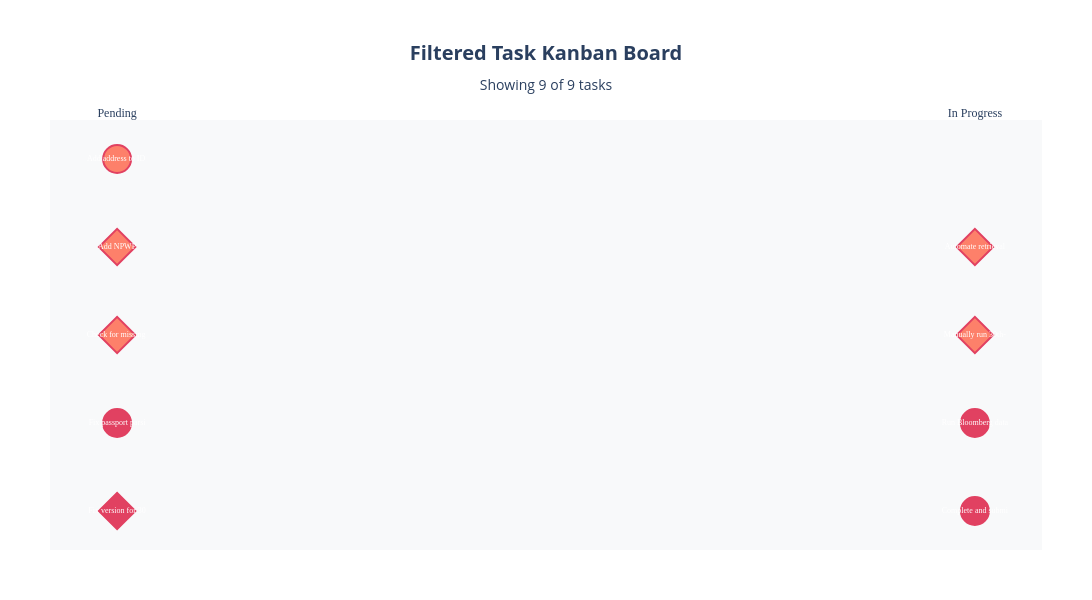

The code cell stored with this chart in its notebook:
### Code cell
# Example 3: Show In Progress and Pending tasks only
print("\n=== Filter Example 3: Active Tasks (In Progress + Pending) ===")
fig3, filtered_df3 = create_filtered_kanban(
    df, selected_statuses=["In Progress", "Pending"]
)
fig3.show()
print(f"Showing {len(filtered_df3)} active tasks")

### Figure 1 — Plotly figure (JSON) as saved in the notebook; plotly's stock layout.template omitted (floating-point values rounded to 4 significant figures)
{"data": [{"hoverinfo": "text", "hovertext": ["<b>Fix version for 30-minute intervals</b> 🚨 OVERDUE<br>ID: task_001<br>Assignee: Nguyen Minh Vu<br>Priority: <b>High</b><br>Due: 2026-03-31 (OVERDUE)<br>Chat: David Kuan<br>Status: Pending<br>Description: Provide a fix version for handling files arriving at 30-minute intervals....", "<b>Fix passport parsing issue</b> <br>ID: 1<br>Assignee: Nguyen Minh Vu<br>Priority: <b>High</b><br>Due: No due date<br>Chat: In-house AI Devs<br>Status: Pending<br>Description: Investigate and resolve the issue where the passport number is not being parsed....", "<b>Check for missing uploads</b> 🚨 OVERDUE<br>ID: task_003<br>Assignee: Nguyen Minh Vu<br>Priority: <b>Medium</b><br>Due: 2026-03-30 (OVERDUE)<br>Chat: David Kuan<br>Status: Pending<br>Description: Check for any missing uploads today and force re-upload if necessary....", "<b>Add NPWP</b> 🚨 OVERDUE<br>ID: 2<br>Assignee: Nguyen Minh Vu<br>Priority: <b>Medium</b><br>Due: 2026-03-31 (OVERDUE)<br>Chat: In-house AI Devs<br>Status: Pending<br>Description: Obtain and add NPWP to the system....", "<b>Add address to ID card system</b> <br>ID: 3<br>Assignee: Nguyen Minh Vu<br>Priority: <b>Medium</b><br>Due: No due date<br>Chat: In-house AI Devs<br>Status: Pending<br>Description: Ensure that the address field is added to the ID card system...."], "marker": {"color": ["#DC143C", "#DC143C", "#FF6347", "#FF6347", "#FF6347"], "line": {"color": "#DC143C", "width": 2}, "opacity": 0.8, "size": 28, "symbol": ["diamond", "circle", "diamond", "diamond", "circle"]}, "mode": "markers+text", "name": "Pending", "showlegend": false, "text": ["Fix version for 30", "Fix passport parsi", "Check for missing ", "Add NPWP", "Add address to ID "], "textfont": {"color": "white", "family": "Arial Black", "size": 8}, "textposition": "middle center", "type": "scatter", "x": [0, 0, 0, 0, 0], "y": [0, 1, 2, 3, 4]}, {"hoverinfo": "text", "hovertext": ["<b>Complete and submit the report</b> <br>ID: task-1<br>Assignee: Nguyen Minh Vu<br>Priority: <b>High</b><br>Due: 2026-04-01<br>Chat: Report for Genesis<br>Status: In Progress<br>Description: Finish the report and submit it. The new version is expected by Wednesday....", "<b>Run Bloomberg data automation</b> <br>ID: task-001<br>Assignee: Nguyen Minh Vu<br>Priority: <b>High</b><br>Due: No due date<br>Chat: Risk transformation to AI/ML<br>Status: In Progress<br>Description: Ensure Bloomberg data automation is running smoothly using the latest files prov...", "<b>Manually run 30th-minute files</b> 🚨 OVERDUE<br>ID: task_002<br>Assignee: Nguyen Minh Vu<br>Priority: <b>Medium</b><br>Due: 2026-03-30 (OVERDUE)<br>Chat: David Kuan<br>Status: In Progress<br>Description: Manually run processes for the 30th-minute files to ensure no uploads are missed...", "<b>Automate retrieval of cofounding and EOD reports</b> 🚨 OVERDUE<br>ID: task-002<br>Assignee: Nguyen Minh Vu<br>Priority: <b>Medium</b><br>Due: 2026-03-31 (OVERDUE)<br>Chat: Risk transformation to AI/ML<br>Status: In Progress<br>Description: Automate the process of retrieving the cofounding file from the midday report an..."], "marker": {"color": ["#DC143C", "#DC143C", "#FF6347", "#FF6347"], "line": {"color": "#DC143C", "width": 2}, "opacity": 0.8, "size": 28, "symbol": ["circle", "circle", "diamond", "diamond"]}, "mode": "markers+text", "name": "In Progress", "showlegend": false, "text": ["Complete and submi", "Run Bloomberg data", "Manually run 30th-", "Automate retrieval"], "textfont": {"color": "white", "family": "Arial Black", "size": 8}, "textposition": "middle center", "type": "scatter", "x": [1, 1, 1, 1], "y": [0, 1, 2, 3]}], "layout": {"height": 600, "hovermode": "closest", "margin": {"b": 50, "l": 50, "r": 50, "t": 120}, "paper_bgcolor": "white", "plot_bgcolor": "#f8f9fa", "title": {"font": {"size": 20}, "text": "<b>Filtered Task Kanban Board</b><br><sub>Showing 9 of 9 tasks</sub>", "x": 0.5, "xanchor": "center"}, "width": 1200, "xaxis": {"showgrid": false, "side": "top", "tickfont": {"family": "Arial Black", "size": 12}, "ticktext": ["Pending", "In Progress", "Completed"], "tickvals": [0, 1, 2], "zeroline": false}, "yaxis": {"showgrid": false, "showticklabels": false, "zeroline": false}}}
